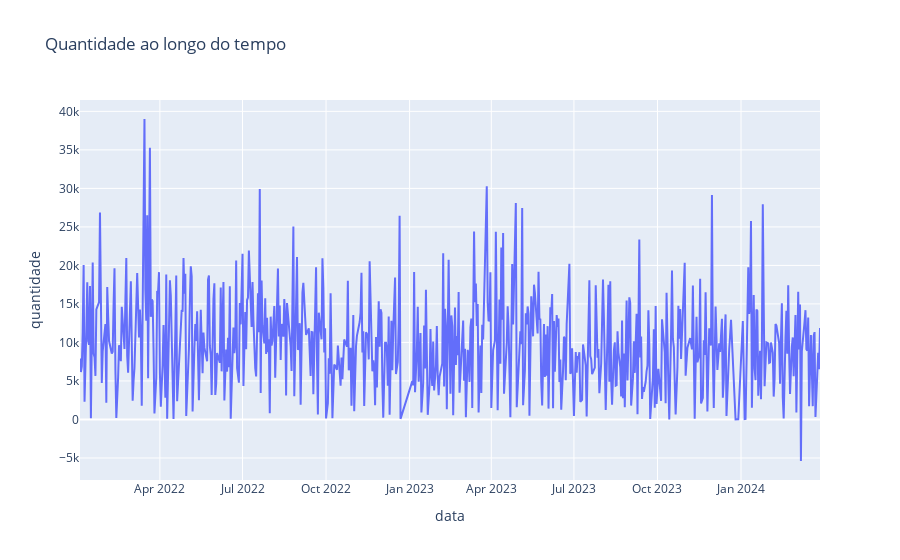

Notebook code for this chart:
### Code cell
import plotly.express as px

# Criar o gráfico de linhas com Plotly Express
fig = px.line(df_agregado, x='data', y='quantidade', title='Quantidade ao longo do tempo')

# Mostrar o gráfico
fig.show()

### Figure 1 — Plotly figure (JSON) as saved in the notebook; plotly's stock layout.template omitted (floating-point values rounded to 4 significant figures; data arrays with more than 128 entries replaced by an {"elided": "..."} marker saying what was removed)
{"data": [{"hovertemplate": "data=%{x}<br>quantidade=%{y}<extra></extra>", "legendgroup": "", "line": {"color": "#636efa", "dash": "solid"}, "marker": {"symbol": "circle"}, "mode": "lines", "name": "", "orientation": "v", "showlegend": false, "type": "scatter", "x": {"elided": "643 str values"}, "xaxis": "x", "y": {"elided": "643 int values"}, "yaxis": "y"}], "layout": {"legend": {"tracegroupgap": 0}, "title": {"text": "Quantidade ao longo do tempo"}, "xaxis": {"anchor": "y", "domain": [0, 1], "title": {"text": "data"}}, "yaxis": {"anchor": "x", "domain": [0, 1], "title": {"text": "quantidade"}}}}
